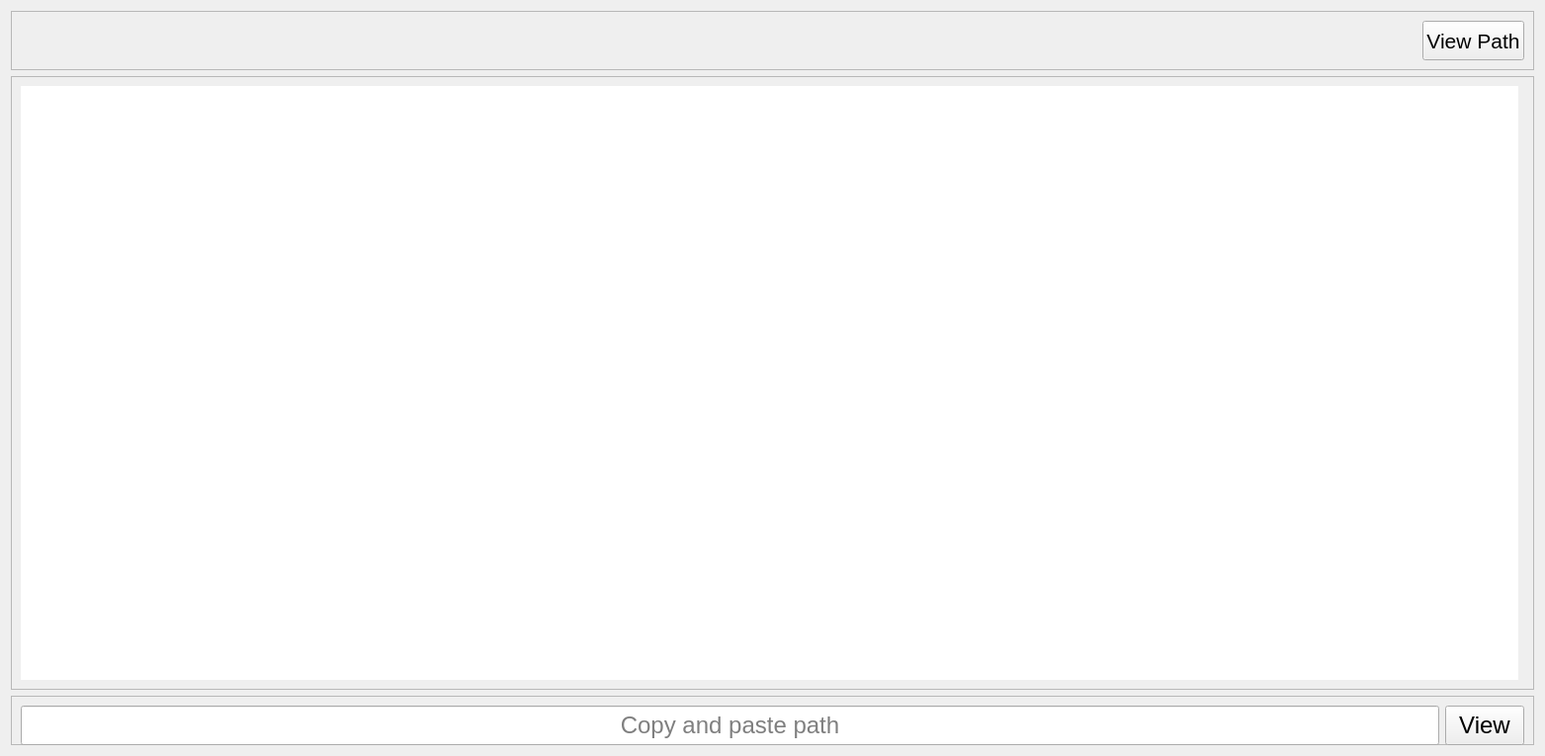
<?xml version="1.0" encoding="UTF-8"?>
<ui version="4.0">
 <class>Form</class>
 <widget class="QWidget" name="Form">
  <property name="geometry">
   <rect>
    <x>0</x>
    <y>0</y>
    <width>1563</width>
    <height>765</height>
   </rect>
  </property>
  <property name="windowTitle">
   <string>Carregar Fotos</string>
  </property>
  <property name="windowIcon">
   <iconset resource="../iconeformcarregarfoto/iconesform.qrc">
    <normaloff>:/iconegeral/icons/image.png</normaloff>:/iconegeral/icons/image.png</iconset>
  </property>
  <property name="styleSheet">
   <string notr="true">QMessageBox QLabel{


font: 22pt &quot;MS Shell Dlg 2&quot;;
	color: rgb(255, 0, 0);

}
QMessageBox QPushButton{
background-color: rgb(103, 255, 128);font: 87 14pt Arial;

}
</string>
  </property>
  <layout class="QVBoxLayout" name="verticalLayout">
   <item>
    <widget class="QFrame" name="frame_3">
     <property name="frameShape">
      <enum>QFrame::StyledPanel</enum>
     </property>
     <property name="frameShadow">
      <enum>QFrame::Raised</enum>
     </property>
     <layout class="QHBoxLayout" name="horizontalLayout_4">
      <item>
       <spacer name="horizontalSpacer">
        <property name="orientation">
         <enum>Qt::Horizontal</enum>
        </property>
        <property name="sizeHint" stdset="0">
         <size>
          <width>40</width>
          <height>20</height>
         </size>
        </property>
       </spacer>
      </item>
      <item>
       <widget class="QPushButton" name="bt_visular_pasta">
        <property name="minimumSize">
         <size>
          <width>0</width>
          <height>40</height>
         </size>
        </property>
        <property name="font">
         <font>
          <pointsize>16</pointsize>
         </font>
        </property>
        <property name="text">
         <string>View Path</string>
        </property>
        <property name="icon">
         <iconset resource="../iconeformcarregarfoto/iconesform.qrc">
          <normaloff>:/iconegeral/icons/book_previous.png</normaloff>:/iconegeral/icons/book_previous.png</iconset>
        </property>
        <property name="iconSize">
         <size>
          <width>60</width>
          <height>60</height>
         </size>
        </property>
        <property name="checkable">
         <bool>true</bool>
        </property>
       </widget>
      </item>
     </layout>
    </widget>
   </item>
   <item>
    <widget class="QFrame" name="frame_2">
     <property name="frameShape">
      <enum>QFrame::StyledPanel</enum>
     </property>
     <property name="frameShadow">
      <enum>QFrame::Raised</enum>
     </property>
     <layout class="QHBoxLayout" name="horizontalLayout_2">
      <item>
       <widget class="QLabel" name="label">
        <property name="styleSheet">
         <string notr="true">background-color: rgb(255, 255, 255);</string>
        </property>
        <property name="text">
         <string/>
        </property>
        <property name="alignment">
         <set>Qt::AlignCenter</set>
        </property>
       </widget>
      </item>
      <item>
       <widget class="QFrame" name="frame_pastas">
        <property name="minimumSize">
         <size>
          <width>0</width>
          <height>0</height>
         </size>
        </property>
        <property name="maximumSize">
         <size>
          <width>0</width>
          <height>16777215</height>
         </size>
        </property>
        <property name="frameShape">
         <enum>QFrame::StyledPanel</enum>
        </property>
        <property name="frameShadow">
         <enum>QFrame::Raised</enum>
        </property>
        <layout class="QHBoxLayout" name="horizontalLayout_3">
         <property name="spacing">
          <number>0</number>
         </property>
         <property name="leftMargin">
          <number>0</number>
         </property>
         <property name="topMargin">
          <number>0</number>
         </property>
         <property name="rightMargin">
          <number>0</number>
         </property>
         <property name="bottomMargin">
          <number>0</number>
         </property>
         <item>
          <widget class="QTreeView" name="pasta">
           <property name="maximumSize">
            <size>
             <width>16777215</width>
             <height>16777215</height>
            </size>
           </property>
           <attribute name="headerDefaultSectionSize">
            <number>450</number>
           </attribute>
          </widget>
         </item>
        </layout>
       </widget>
      </item>
     </layout>
    </widget>
   </item>
   <item>
    <widget class="QFrame" name="frame">
     <property name="maximumSize">
      <size>
       <width>16777215</width>
       <height>50</height>
      </size>
     </property>
     <property name="frameShape">
      <enum>QFrame::StyledPanel</enum>
     </property>
     <property name="frameShadow">
      <enum>QFrame::Raised</enum>
     </property>
     <layout class="QHBoxLayout" name="horizontalLayout">
      <item>
       <widget class="QLineEdit" name="lineEdit">
        <property name="minimumSize">
         <size>
          <width>0</width>
          <height>40</height>
         </size>
        </property>
        <property name="font">
         <font>
          <pointsize>18</pointsize>
         </font>
        </property>
        <property name="toolTip">
         <string>copy and paste path / Copie e cole aqui caminho</string>
        </property>
        <property name="alignment">
         <set>Qt::AlignCenter</set>
        </property>
        <property name="placeholderText">
         <string>Copy and paste path</string>
        </property>
       </widget>
      </item>
      <item>
       <widget class="QPushButton" name="bt_Visualisar">
        <property name="minimumSize">
         <size>
          <width>0</width>
          <height>40</height>
         </size>
        </property>
        <property name="sizeIncrement">
         <size>
          <width>0</width>
          <height>0</height>
         </size>
        </property>
        <property name="font">
         <font>
          <pointsize>18</pointsize>
         </font>
        </property>
        <property name="styleSheet">
         <string notr="true"/>
        </property>
        <property name="text">
         <string>View</string>
        </property>
        <property name="icon">
         <iconset resource="../iconeformcarregarfoto/iconesform.qrc">
          <normaloff>:/iconegeral/icons/accept.png</normaloff>:/iconegeral/icons/accept.png</iconset>
        </property>
        <property name="iconSize">
         <size>
          <width>60</width>
          <height>60</height>
         </size>
        </property>
       </widget>
      </item>
     </layout>
    </widget>
   </item>
  </layout>
 </widget>
 <resources>
  <include location="../iconeformcarregarfoto/iconesform.qrc"/>
 </resources>
 <connections/>
</ui>
